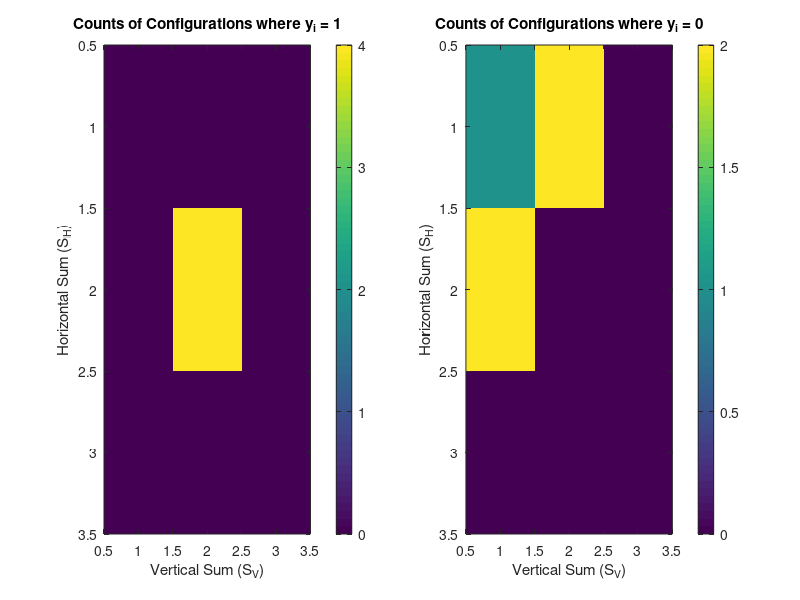

The MATLAB script that drew this image:
% The file name is Snippet_20_MGRF_Parameter_Estimation_DerinElliott.m.
% Clear the command window.
clc;
% Close all open figure windows.
close all;
% Clear all variables from the workspace.
clear all;

% --- Parameter Definition ---
% Define the smoothing constant to avoid log(0) errors.
smoothingConstant = 1.0;
% Define the boolean flag to enable boundary counting with zero padding.
includeBoundaries = true;
% Define the boolean flag to control detailed command window output.
isVerbose = true;

% --- Data Loading ---
% % Load the expert ground truth mask to act as the training data.
% rawMask = imread("LungCtMask.tif");
% 
% % Check if the mask is an RGB image with three color channels.
% if (size(rawMask, 3) == 3)
%     % Extract the blue color channel from the mask.
%     blueChannel = rawMask(:, :, 3);
%     % Extract the red color channel from the mask.
%     redChannel = rawMask(:, :, 1);
%     % Extract the green color channel from the mask.
%     greenChannel = rawMask(:, :, 2);
%     % Create a logical mask for the blue regions representing the lungs.
%     trainingMask = (blueChannel > 128) & (redChannel < 128) & (greenChannel < 128);
% else
%     % Create a logical mask for the lungs assuming white pixels.
%     trainingMask = rawMask > 128;
%     % End the mask type check.
% end

% (Optional) Load a small example matrix for testing.
trainingMask = [1, 1, 0; 1, 1, 0; 0, 0, 0];

% Convert the logical mask to double for mathematical operations.
trainingMask = double(trainingMask);
% Get the dimensions of the training mask.
[imageRows, imageCols] = size(trainingMask);

% --- Boundary Handling ---
% Check if boundary inclusion is enabled.
if (includeBoundaries)
    % Pad the mask with zeros on all sides by one pixel.
    paddedMask = padarray(trainingMask, [1, 1], 0, "both");
    % Set the starting row index for the padded mask.
    rowStart = 2;
    % Set the ending row index for the padded mask.
    rowEnd = imageRows + 1;
    % Set the starting column index for the padded mask.
    colStart = 2;
    % Set the ending column index for the padded mask.
    colEnd = imageCols + 1;
else
    % Assign the original mask without padding.
    paddedMask = trainingMask;
    % Set the starting row index to exclude boundaries.
    rowStart = 2;
    % Set the ending row index to exclude boundaries.
    rowEnd = imageRows - 1;
    % Set the starting column index to exclude boundaries.
    colStart = 2;
    % Set the ending column index to exclude boundaries.
    colEnd = imageCols - 1;
    % End the boundary flag check.
end

% Initialize the count matrix for neighborhood configurations.
% The dimensions are 3 x 3 x 2 for (sumHorizontal, sumVertical, currentLabel).
countMatrix = zeros(3, 3, 2);

% --- Clique Counting ---
% Loop through the rows based on the boundary flag settings.
for rowIndex = rowStart:1:rowEnd
    % Loop through the columns based on the boundary flag settings.
    for colIndex = colStart:1:colEnd
        % Extract the current pixel label from the working mask.
        currentLabel = paddedMask(rowIndex, colIndex);
        % Calculate the sum of horizontal neighbors.
        sumHorizontal = paddedMask(rowIndex, colIndex - 1) + paddedMask(rowIndex, colIndex + 1);
        % Calculate the sum of vertical neighbors.
        sumVertical = paddedMask(rowIndex - 1, colIndex) + paddedMask(rowIndex + 1, colIndex);
        % Increment the count for this specific configuration.
        countMatrix(sumHorizontal + 1, sumVertical + 1, currentLabel + 1) = countMatrix(sumHorizontal + 1, sumVertical + 1, currentLabel + 1) + 1;
        % End the column loop.
    end
    % End the row loop.
end

% --- Print Clique Counting Results ---
% Check if verbose output is enabled.
if (isVerbose)
    % Display a header for the clique counting results.
    fprintf("Clique Counting Results:\n");
    % Display the counts for configurations where the center pixel is Label 1.
    fprintf("Counts for Label 1:\n");
    % Print the 3x3 matrix for Label 1.
    disp(countMatrix(:, :, 2));
    % Display the counts for configurations where the center pixel is Label 0.
    fprintf("Counts for Label 0:\n");
    % Print the 3x3 matrix for Label 0.
    disp(countMatrix(:, :, 1));
    % End the verbose check.
end

% --- Building the Linear System (A * beta = b) ---
% Initialize the design matrix A with nine rows and three columns.
matrixA = zeros(9, 3);
% Initialize the observation vector b with nine rows.
vectorB = zeros(9, 1);
% Initialize the row index for the matrices.
rowIndexMatrix = 1;

% Check if verbose output is enabled for the linear system steps.
if (isVerbose)
    % Display a header for the linear system building steps.
    fprintf("Building Linear System (A * beta = b) Step-by-Step:\n");
    % End the verbose check.
end

% Loop through all possible horizontal sums (k = 0, 1, 2).
for sumH = 0:1:2
    % Loop through all possible vertical sums (m = 0, 1, 2).
    for sumV = 0:1:2
        % Extract the count for the configuration where the center pixel is 1.
        countY1 = countMatrix(sumH + 1, sumV + 1, 2);
        % Extract the count for the configuration where the center pixel is 0.
        countY0 = countMatrix(sumH + 1, sumV + 1, 1);
        % Calculate the log-ratio with smoothing to avoid log(0).
        logRatio = log10((countY1 + smoothingConstant) ./ (countY0 + smoothingConstant));

        % --- Mathematical Derivation of Derin & Elliott Coefficients ---
        % 1. Single-Site Potential (G1): G1(1) = beta0, G1(0) = -beta0.
        % 2. Pair-Site Potential (G2): G2 = beta (same label), G2 = -beta (different label).
        %
        % Energy if center pixel is 1 (U(1)):
        % Horizontal: k matches, (2-k) mismatches => k*betaH - (2-k)*betaH = 2*(k-1)*betaH
        % Vertical: m matches, (2-m) mismatches => 2*(m-1)*betaV
        % U(1) = beta0 + 2*(k-1)*betaH + 2*(m-1)*betaV
        %
        % Energy if center pixel is 0 (U(0)):
        % Horizontal: (2-k) matches, k mismatches => (2-k)*betaH - k*betaH = -2*(k-1)*betaH
        % Vertical: -2*(m-1)*betaV
        % U(0) = -beta0 - 2*(k-1)*betaH - 2*(m-1)*betaV
        %
        % Energy Difference (Delta U = U(1) - U(0)):
        % Delta U = [beta0 + 2*(k-1)*betaH + 2*(m-1)*betaV] - [-beta0 - 2*(k-1)*betaH - 2*(m-1)*betaV]
        % Delta U = 2*beta0 + 4*(k-1)*betaH + 4*(m-1)*betaV
        % -------------------------------------------------

        % Calculate Derin & Elliott energy difference coefficients.
        % Delta U = U(1) - U(0) = 2*beta0 + 4*(k-1)*betaH + 4*(m-1)*betaV.
        coeffBeta0 = 2.0;
        coeffBetaH = 4.0 * (sumH - 1);
        coeffBetaV = 4.0 * (sumV - 1);

        % Assign the row in matrix A using the Derin & Elliott coefficients.
        matrixA(rowIndexMatrix, :) = [coeffBeta0, coeffBetaH, coeffBetaV];
        % Assign the corresponding log-ratio value in vector b.
        vectorB(rowIndexMatrix) = logRatio;

        % Check if verbose output is enabled.
        if (isVerbose)
            % Print the details of the current step.
            fprintf("Step %d: sumH=%d, sumV=%d | CountY1=%d, CountY0=%d | LogRatio=%.4f | Row A: [%.1f, %.1f, %.1f] | b: %.4f\n", rowIndexMatrix, sumH, sumV, countY1, countY0, logRatio, coeffBeta0, coeffBetaH, coeffBetaV, logRatio);
            % End the verbose print check.
        end

        % Increment the row index for the next configuration.
        rowIndexMatrix = rowIndexMatrix + 1;
        % End the vertical sum loop.
    end
    % End the horizontal sum loop.
end

% --- Solving the Least Squares Problem ---
% Calculate the estimated beta parameters using the normal equation.
% Note: The negative sign is applied because log(P(1)/P(0)) is proportional to -Delta U.
estimatedBetas = (matrixA' * matrixA) \ (matrixA' * (-vectorB));
% Extract the single-site estimated parameter from the result vector.
estimatedBeta0 = estimatedBetas(1);
% Extract the horizontal estimated parameter from the result vector.
estimatedBetaH = estimatedBetas(2);
% Extract the vertical estimated parameter from the result vector.
estimatedBetaV = estimatedBetas(3);

% Display the estimated parameters in the command window.
fprintf("Estimated MGRF Parameters (Derin & Elliott Least Squares):\n");
% Display the single-site parameter.
fprintf("  beta0 (Single-site) = %.4f\n", estimatedBeta0);
% Display the horizontal parameter.
fprintf("  betaH (Horizontal)  = %.4f\n", estimatedBetaH);
% Display the vertical parameter.
fprintf("  betaV (Vertical)    = %.4f\n", estimatedBetaV);

% --- Visualization of the Linear System ---
% Open a new figure window to display the configurations and counts.
figure("Color", "w");
% Create the first subplot for the count matrix visualization.
subplot(1, 2, 1);
% Display the count matrix for y_i = 1 as an image.
imagesc(countMatrix(:, :, 2));
% Add a colorbar to show the count scale.
colorbar;
% Add a title to the first subplot.
title("Counts of Configurations where y_i = 1");
% Label the horizontal axis.
xlabel("Vertical Sum (S_V)");
% Label the vertical axis.
ylabel("Horizontal Sum (S_H)");
% Create the second subplot for the count matrix visualization.
subplot(1, 2, 2);
% Display the count matrix for y_i = 0 as an image.
imagesc(countMatrix(:, :, 1));
% Add a colorbar to show the count scale.
colorbar;
% Add a title to the second subplot.
title("Counts of Configurations where y_i = 0");
% Label the horizontal axis.
xlabel("Vertical Sum (S_V)");
% Label the vertical axis.
ylabel("Horizontal Sum (S_H)");
